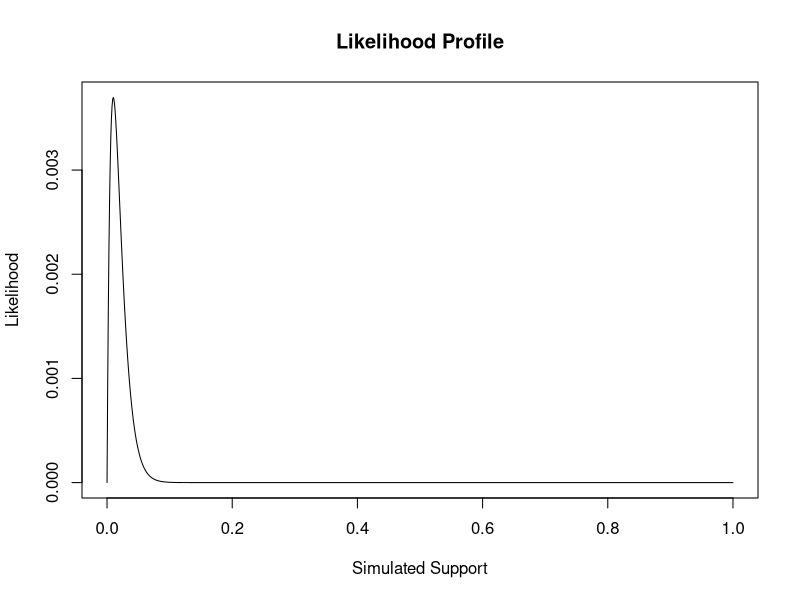
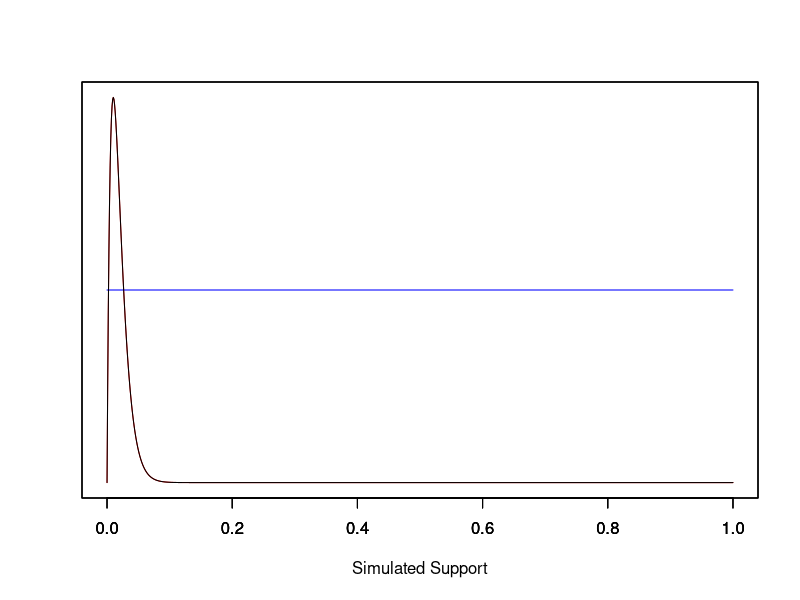
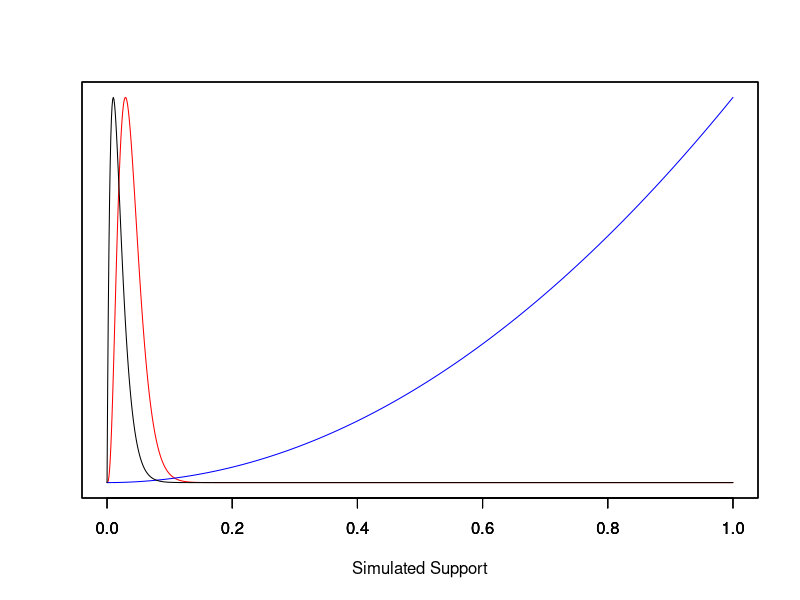
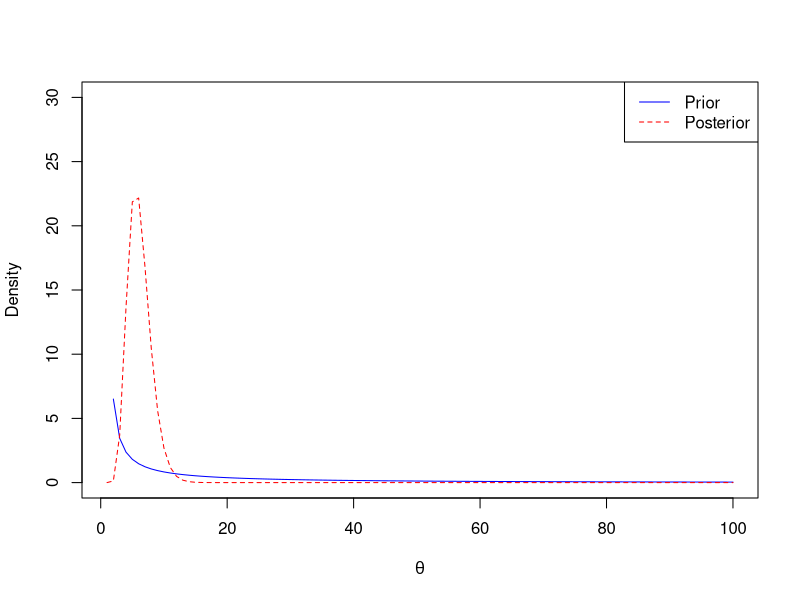
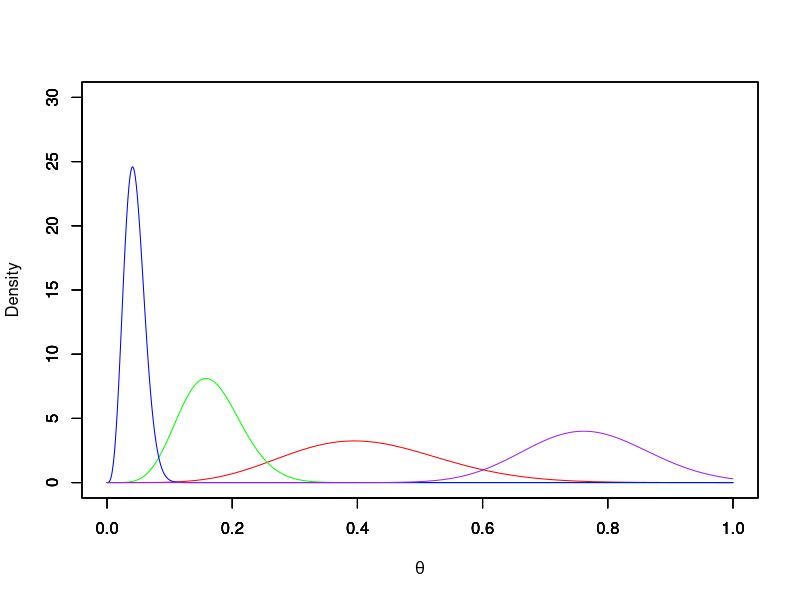

Recreate these plots in R, in order.
## ---- chunk 1
# set a seed
set.seed(123)
# create the observed data
obs.data <- rbinom(n = 100, size = 1, prob = 0.01)
# inspect the observed data
head(obs.data)
tail(obs.data)
length(obs.data)
## ---- chunk 2
obs.data
## ---- chunk 3
### Bernoulli LH Function ###
# Input: obs.data, theta
# Output: bernoulli likelihood
myBernLH <- function(obs.data, theta) {
  N <- length(obs.data)
  x <- sum(obs.data)
  LH <- (theta^x)*((1-theta)^(N-x))
  return(LH)
}

### Plot LH for a grid of theta values ###
# Create the grid #
theta.sim <- seq(from = 0, to = 1, length.out = 1000)
# Store the LH values
sim.LH <- myBernLH(obs.data, theta.sim)
# Create the Plot
plot(theta.sim, sim.LH, type = "l", main = "Likelihood Profile", 
     xlab = "Simulated Support", ylab = "Likelihood")
## ---- chunk 4
postParam <- function(a, b, obs.data) {
  n <- length(obs.data)
  x <- sum(obs.data)
  post_a <- x + a
  post_b <- n - x + b
  return(c(post_a, post_b))
}
## ---- chunk 5
postParam(1, 1, obs.data)
## ---- chunk 6
postParam(3, 1, obs.data)
## ---- chunk 7
theta.sim <- seq(from = 0, to = 1, length.out = 1000)

non_a <- postParam(1, 1, obs.data)[1]
non_b <- postParam(1, 1, obs.data)[2]

sim.LH <- myBernLH(obs.data, theta.sim)

#posterior is red
plot(theta.sim, dbeta(theta.sim, non_a, non_b), type = "l", col = "red", 
     yaxt = "n", xlab = "", ylab = "")
par(new = TRUE)
#prior is blue
plot(theta.sim, dbeta(theta.sim, 1, 1), type = "l", col = "blue", 
     yaxt = "n", xlab = "", ylab = "")
par(new = TRUE)
#likelihood is black
plot(theta.sim, sim.LH, type = "l", 
     yaxt = "n", xlab = "Simulated Support", ylab = "")
## ---- chunk 8
inf_a <- postParam(3, 1, obs.data)[1]
inf_b <- postParam(3, 1, obs.data)[2]

#posterior is red
plot(theta.sim, dbeta(theta.sim, inf_a, inf_b), type = "l", col = "red", 
     yaxt = "n", xlab = "", ylab = "")
par(new = TRUE)
#prior is blue
plot(theta.sim, dbeta(theta.sim, 3, 1), type = "l", col = "blue", 
     yaxt = "n", xlab = "", ylab = "")
par(new = TRUE)
#likelihood is black
plot(theta.sim, sim.LH, type = "l", 
     yaxt = "n", xlab = "Simulated Support", ylab = "")
## ---- chunk 9
data <- c(20.9, 69.7, 3.6, 21.8, 21.4, 0.4, 6.7, 10.0)
# sequence of theta values
theta <- seq(0, 1, length.out=100)
x <- sum(data)
n <- length(data) 
# calculate prior and posterior distributions
a <- 0.1
b <- 1.0
prior <- dgamma(theta, shape = a, rate = b)
posterior <- dgamma(theta, shape = a + n, rate = b + x)

plot(prior, xlab=expression(theta), ylab="Density", type = "l", col="blue",lty=1, ylim=c(0,30))
lines(posterior, col="red",lty=2)
legend('topright', c("Prior", "Posterior"), lty=c(1,2), col=c("blue","red"))
## ---- chunk 10
dgalenshore <- function(theta, c, d) {
  result <- (2/gamma(c))*(d^(2*c))*(theta^(2*c-1))*exp(-d^2*theta^2)
  return(result)
}

theta.sim <- seq(from = 0, to = 1, length.out = 1000)

density1 <- apply(as.matrix(theta.sim), 2, dgalenshore, 3, 4)
density2 <- apply(as.matrix(theta.sim), 2, dgalenshore, 3, 10)
density3 <- apply(as.matrix(theta.sim), 2, dgalenshore, 2, 30)
density4 <- apply(as.matrix(theta.sim), 2, dgalenshore, 15, 5)
## ---- chunk 11
plot(theta.sim, density1, type = "l", col = "red", 
     ylim = c(0,30), ylab = "Density", xlab = expression(theta))
par(new = TRUE)
plot(theta.sim, density2, type = "l", col = "green", 
     ylim = c(0,30), ylab = "", xlab = "")
par(new = TRUE)
plot(theta.sim, density3, type = "l", col = "blue", 
     ylim = c(0,30), ylab = "", xlab = "")
par(new = TRUE)
plot(theta.sim, density4, type = "l", col = "purple", 
     ylim = c(0,30), ylab = "", xlab = "")
